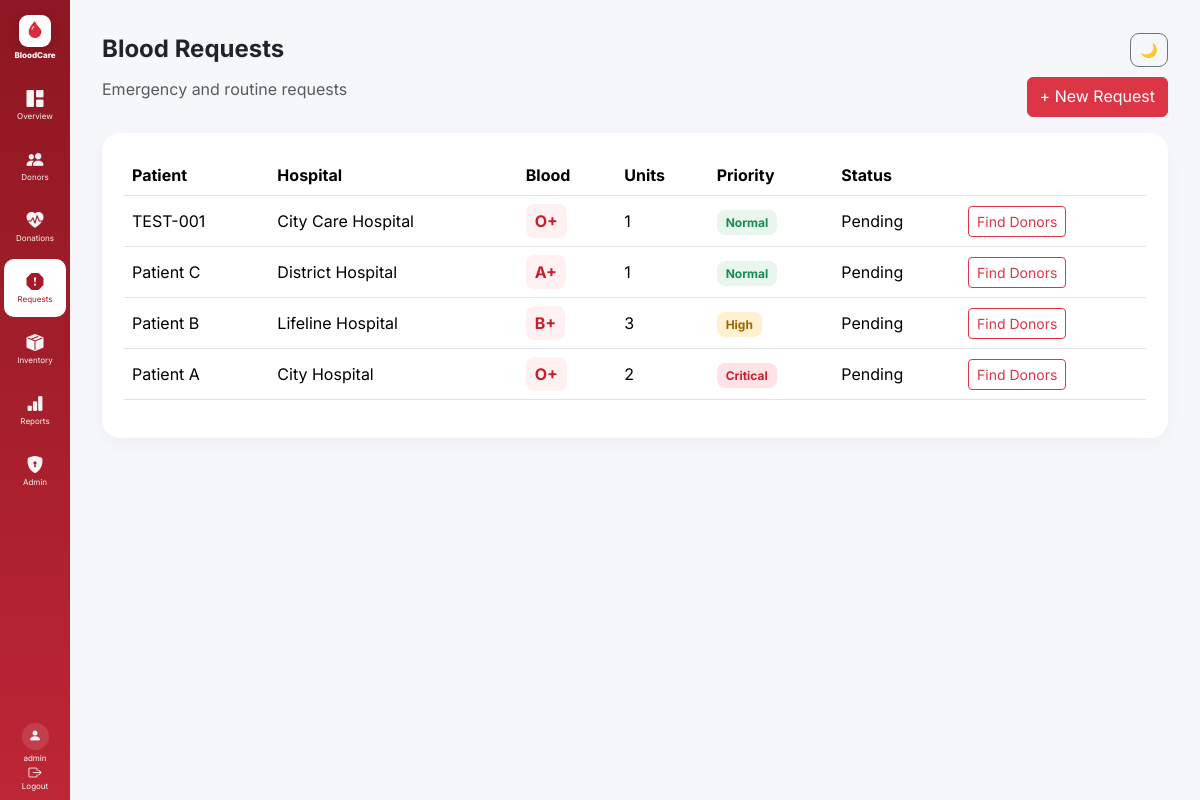
Page /requests/ (signed in) on the committed database.
### app/models/models.py (models this page shows, shortened)
class User(UserMixin, db.Model):
    id = db.Column(db.Integer, primary_key=True)
    username = db.Column(db.String(80), unique=True, nullable=False)
    password_hash = db.Column(db.String(255), nullable=False)
    role = db.Column(db.String(20), default="viewer")
    active = db.Column(db.Boolean, default=True)

class BloodRequest(db.Model):
    id = db.Column(db.Integer, primary_key=True)
    patient = db.Column(db.String(120), nullable=False)
    hospital = db.Column(db.String(160), nullable=False)
    blood_group = db.Column(db.String(5), nullable=False)
    units = db.Column(db.Integer, default=1)
    priority = db.Column(db.String(20), default="Normal")
    status = db.Column(db.String(30), default="Pending")
    contact = db.Column(db.String(30), default="")
    created_at = db.Column(db.DateTime, default=datetime.utcnow)

### app/routes/requests.py (the view)
@requests_bp.get("/")
@login_required
def list_requests():
    return render_template("requests.html", requests=BloodRequest.query.order_by(BloodRequest.created_at.desc()).all())

### app/models/models.py (called while the page is built)
@login_manager.user_loader
def load_user(user_id):
    return User.query.get(int(user_id))

### app/templates/requests.html
{% extends "base.html" %}{% block heading %}Blood Requests{% endblock %}{% block content %}<div class="d-flex justify-content-between mb-3"><p class="text-muted">Emergency and routine requests</p><a class="btn btn-danger" href="/requests/add">+ New Request</a></div><div class="panel table-responsive"><table class="table align-middle"><tr><th>Patient</th><th>Hospital</th><th>Blood</th><th>Units</th><th>Priority</th><th>Status</th><th></th></tr>{% for r in requests %}<tr><td>{{r.patient}}</td><td>{{r.hospital}}</td><td><span class="blood">{{r.blood_group}}</span></td><td>{{r.units}}</td><td><span class="priority {{r.priority|lower}}">{{r.priority}}</span></td><td>{{r.status}}</td><td><a class="btn btn-sm btn-outline-danger" href="/requests/{{r.id}}/matches">Find Donors</a></td></tr>{% endfor %}</table></div>{% endblock %}

### app/templates/base.html (shortened to what this page needs)
<!doctype html>
<html lang="en">
<head>
    <link
        href="https://cdn.jsdelivr.net/npm/bootstrap@5.3.3/dist/css/bootstrap.min.css"
        rel="stylesheet"
    >
    <link
        href="https://cdn.jsdelivr.net/npm/bootstrap-icons@1.11.3/font/bootstrap-icons.css"
        rel="stylesheet"
    >
    <link
        rel="stylesheet"
        href="{{ url_for('static', filename='css/style.css') }}?v=2"
    >
</head>
<body>
<aside class="sidebar">
    <div class="brand">
        <div class="brand-logo">
            <i class="bi bi-droplet-fill"></i>
        </div>
        <span>BloodCare</span>
    </div>
    <nav class="sidebar-menu">
        <a
            href="/"
            class="sidebar-item {% if request.path == '/' %}active{% endif %}"
        >
            <i class="bi bi-grid-1x2-fill"></i>
            <span>Overview</span>
        </a>
        <a
            href="/donors"
            class="sidebar-item {% if request.path.startswith('/donors') %}active{% endif %}"
        >
            <i class="bi bi-people-fill"></i>
            <span>Donors</span>
        </a>
        <a
            href="/donations"
            class="sidebar-item {% if request.path.startswith('/donations') %}active{% endif %}"
        >
            <i class="bi bi-heart-pulse-fill"></i>
            <span>Donations</span>
        </a>
        <a
            href="/requests"
            class="sidebar-item {% if request.path.startswith('/requests') %}active{% endif %}"
        >
            <i class="bi bi-exclamation-octagon-fill"></i>
            <span>Requests</span>
        </a>
        <a
            href="/inventory"
            class="sidebar-item {% if request.path.startswith('/inventory') %}active{% endif %}"
        >
            <i class="bi bi-box-seam-fill"></i>
            <span>Inventory</span>
        </a>
        <a
            href="/reports/donors.csv"
            class="sidebar-item"
        >
            <i class="bi bi-bar-chart-fill"></i>
            <span>Reports</span>
        </a>
        {% if current_user.is_authenticated and current_user.role == "admin" %}
        <a
            href="/admin"
            class="sidebar-item {% if request.path.startswith('/admin') %}active{% endif %}"
        >
            <i class="bi bi-shield-lock-fill"></i>
            <span>Admin</span>
        </a>
        {% endif %}
    </nav>
    <div class="sidebar-user">
        <div class="user-avatar">
            <i class="bi bi-person-fill"></i>
        </div>
        <span class="username">
            {{ current_user.username }}
        </span>
        <a
            href="/logout"
            class="logout"
        >
            <i class="bi bi-box-arrow-right"></i>
            <span>Logout</span>
        </a>
    </div>
</aside>
<main class="content">
    <div class="topbar">
        <h4 class="mb-0">
            {% block heading %}{% endblock %}
        </h4>
        <button
            id="theme"
            class="btn btn-sm btn-outline-secondary"
            type="button"
            title="Toggle dark mode"
        >
        </button>
    </div>
    {% block content %}
    {% endblock %}
</main>
</body>
</html>

### app/static/css/style.css (style rules this page uses)
:root { --red:#e63946; --red-dark:#a71929; --dark:#161a1d; --bg:#f5f7fb; --white:#ffffff; --text:#20242a; --muted:#777; --border:#e4e7eb; }
* { box-sizing:border-box; }
html { scroll-behavior:smooth; }
body { margin:0; font-family:Inter,Arial,sans-serif; background:var(--bg); color:var(--text); transition:background .25s ease,color .25s ease; }
.sidebar { position:fixed; inset:0 auto 0 0; width:70px; background:linear-gradient(180deg,#8d1722,#bd2635); color:#fff; padding:10px 4px; display:flex; flex-direction:column; align-items:center; gap:5px; overflow-y:auto; overflow-x:hidden; z-index:1000; transition: background .3s ease, width .3s ease; }
.brand { width:62px; display:flex !important; flex-direction:column !important; align-items:center !important; justify-content:center !important; gap:4px !important; padding:5px 0 12px !important; color:#fff !important; text-decoration:none !important; flex-shrink:0; }
.brand-logo { width:32px; height:32px; border-radius:9px; background:#fff; color:#d92b3a; display:grid; place-items:center; font-size:17px; box-shadow:0 4px 12px #0002; }
.brand span { color:#fff; font-size:8px; font-weight:800; line-height:1; }
.sidebar-menu { width:100%; display:flex; flex-direction:column; align-items:center; gap:3px; }
.sidebar-item { width:62px !important; min-width:62px !important; height:58px !important; display:flex !important; flex-direction:column !important; align-items:center !important; justify-content:center !important; gap:5px !important; padding:4px 2px !important; margin:0 !important; border-radius:10px !important; color:#fff !important; text-decoration:none !important; font-size:8px !important; line-height:1 !important; opacity:.95; transition: background .2s ease, color .2s ease, transform .2s ease; flex-shrink:0; }
.sidebar-item i { width:auto !important; font-size:17px !important; line-height:1 !important; display:block !important; }
.sidebar-item span { display:block !important; font-size:8px !important; line-height:1 !important; text-align:center !important; white-space:nowrap !important; }
.sidebar-item.active { background:#fff !important; color:#a71929 !important; opacity:1; }
.sidebar-item.active i, .sidebar-item.active span { color:#a71929 !important; }
.sidebar-user { width:100%; margin-top:auto; display:flex; flex-direction:column; align-items:center; gap:4px; padding-top:8px; }
.user-avatar { width:27px; height:27px; border-radius:50%; background:#ffffff20; color:#fff; display:grid; place-items:center; font-size:13px; }
.username { color:#fff; font-size:8px; line-height:1; max-width:60px; overflow:hidden; text-overflow:ellipsis; white-space:nowrap; }
.logout { width:62px; display:flex !important; flex-direction:column !important; align-items:center !important; justify-content:center !important; gap:3px; color:#fff !important; text-decoration:none !important; font-size:8px !important; line-height:1; }
.logout i { font-size:13px; line-height:1; }
.content { margin-left:70px !important; min-height:100vh; padding:22px 32px; transition: background .3s ease, color .3s ease; }
.topbar { height:55px; display:flex; align-items:center; justify-content:space-between; color:#20242a; }
.topbar h4 { font-weight:700; }
#theme { width:38px; height:34px; display:grid; place-items:center; border-radius:9px; }
.panel { background:#fff; border-radius:18px; padding:22px; box-shadow:0 7px 25px #0000000a; transition: background .25s ease, color .25s ease; }
.blood { display:inline-block; background:#fff0f1; color:#c61e2d; border-radius:8px; padding:5px 9px; font-weight:700; }
.priority { padding:5px 9px; border-radius:8px; font-size:12px; font-weight:700; }
.priority.critical { background:#ffe2e5; color:#c51f30; }
.priority.high { background:#fff1cf; color:#9a6500; }
.priority.normal { background:#e8f6ed; color:#198754; }
table { width:100%; }
th { font-weight:700; }
td, th { vertical-align:middle; }
button, a { -webkit-tap-highlight-color:transparent; }

### rows in the picture
User: username "admin"
BloodRequest: patient "TEST-001", hospital "City Care Hospital", blood_group "O+", units "1", priority "Normal", status "Pending"
BloodRequest: patient "Patient C", hospital "District Hospital", blood_group "A+", units "1", priority "Normal", status "Pending"
BloodRequest: patient "Patient B", hospital "Lifeline Hospital", blood_group "B+", units "3", priority "High", status "Pending"
BloodRequest: patient "Patient A", hospital "City Hospital", blood_group "O+", units "2", priority "Critical", status "Pending"
